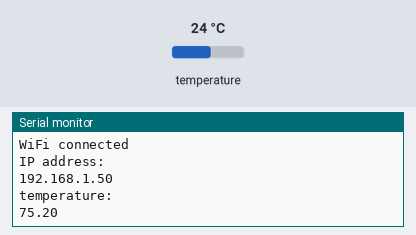
This sketch was run on a simulated ESP8266 (NodeMCU). Parts: the last lines printed to the serial monitor. The inputs (shaded band) are chosen by the test bench; at power-on: temperature 24 °C. WiFi joins after 1.5 s; servers stay silent unless stated.

Above: at 2.7 s.
2.8 s: temperature set to 12 °C
At 4.0 s:
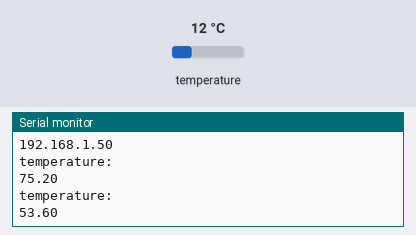
4.3 s: temperature set to 19 °C
At 4.3 s:
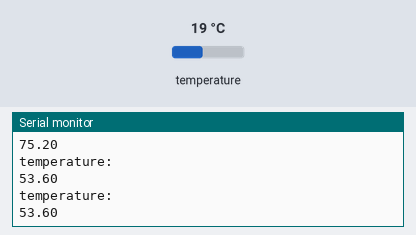
Timing chart, 0 to 7.3 s (numbered marks = the images above; inputs shaded):
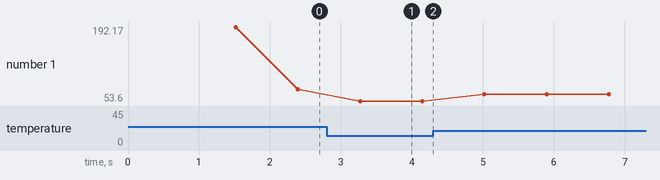

The sketch:

rsa_8266.ino
```cpp
#include <ESP8266WiFi.h>
#include <OneWire.h>
#include <DallasTemperature.h>
#include <string.h>

const char *ssid = "Fahim";
const char *password = "fahim2510";

#define ONE_WIRE_BUS 5
OneWire oneWire(ONE_WIRE_BUS);
DallasTemperature DS18B20(&oneWire);
char temperatureCString[6];
char temperatureFString[6];

int count = 0;

void setup()
{
  Serial.begin(115200);
  WiFi.mode(WIFI_STA);
  WiFi.disconnect();
  WiFi.begin(ssid, password);
  while (WiFi.status() != WL_CONNECTED) {
    delay(500);
    Serial.print(".");
  }

  DS18B20.begin();

  Serial.println("");
  Serial.println("WiFi connected");
  Serial.println("IP address: ");
  Serial.println(WiFi.localIP());
  WiFi.printDiag(Serial);


}

  void loop()
  {

  float tempC;
  float tempF;

  do {
    DS18B20.requestTemperatures();
    tempC = DS18B20.getTempCByIndex(0);
    dtostrf(tempC, 2, 2, temperatureCString);
    tempF = DS18B20.getTempFByIndex(0);
    dtostrf(tempF, 3, 2, temperatureFString);
    delay(100);
  } while (tempC == 85.0 || tempC == (-127.0));
  Serial.println("temperature: ");
   Serial.println(tempF);
  }
```

Measured:
- after the input at 2.8 s, the serial monitor: prints a new line after 0.47 s (image 1)
- plotted number 1: 75.2 → 53.6 after the input at 2.8 s, 53.6 → 66.2 after the input at 4.3 s
